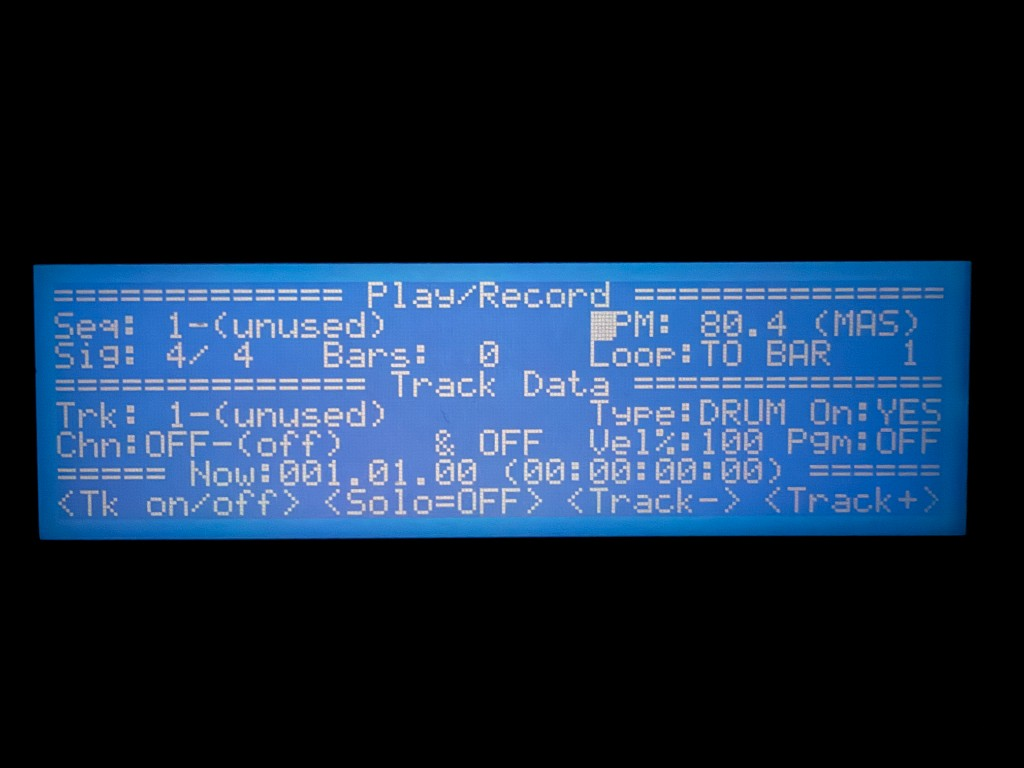
#> input picture emu/font/lcd_play_record.jpg, 1024 x 768 px
$ python homog_fit.py
#> lines starting #> are read from the running program, lines starting #| are printed output that depends on the picture; after the words box and inside, x2 and y2 are one past the last pixel; in counts of white or black regions, pixels touching at a corner belong together
### emu/font/fit_grid.py
"""Fit the 240x64 LC7981 pixel lattice onto a photo of the glass.

Model: photo = origin + u * pitch_x * (cos t, sin t) + v * pitch_y * (-sin t, cos t),
with (u, v) the LCD pixel centre. Score: separation of samples into two
clusters (lit / unlit), i.e. the grid that samples dot centres, not gaps.
"""

from __future__ import annotations

import json
import sys
from pathlib import Path

import numpy as np
from PIL import Image

W, H = 240, 64


def load(path: Path) -> np.ndarray:
#> called with path = 'lcd_play_record.jpg'
    return np.asarray(Image.open(path).convert("RGB")).astype(float)[:, :, 0]


# [42 lines left out: functions sample, score, fit, not called in this run]


# [10 lines that do not run on import are left out]

### emu/font/homog_fit.py
"""Homography + radial k1 fit of LCD (u, v) -> photo (x, y) from dot centres.

Verification is independent of the fit objective: every '=' cell in text rows
0, 3 and 6 of the Play/Record screen must read as the same 5x8 bitmap.
"""

import json

import numpy as np
from PIL import Image

from fit_grid import H, W, load


def box3(a):
    p = np.pad(a, 1, mode="edge")
    return sum(p[i:i + a.shape[0], j:j + a.shape[1]] for i in range(3) for j in range(3)) / 9


def dots(a, thr):
    s = box3(a)
    core = s[2:-2, 2:-2]
    is_max = np.ones_like(core, bool)
    for di in range(-2, 3):
        for dj in range(-2, 3):
            if di or dj:
                is_max &= core >= s[2 + di:s.shape[0] - 2 + di, 2 + dj:s.shape[1] - 2 + dj]
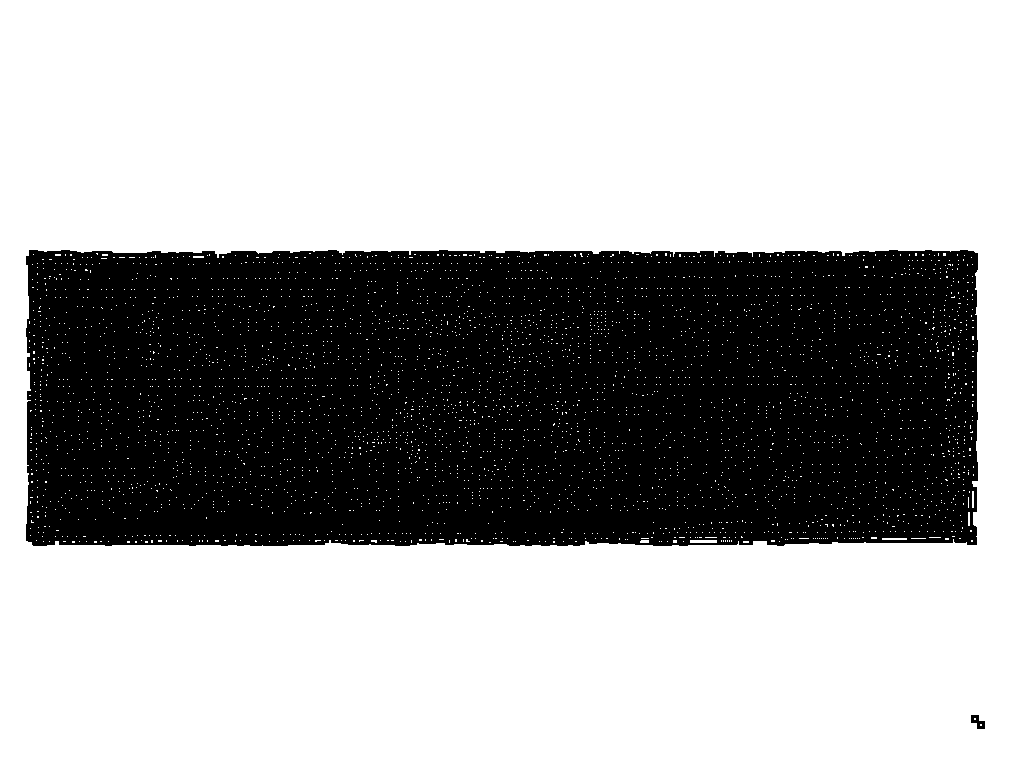
#> is_max: shape (764, 1020) bool; 64.9% white; 2 black regions, box (x1, y1, x2, y2) and area: (26, 250, 978, 546) 273034, (971, 715, 985, 729) 116
    ys, xs = np.nonzero(is_max & (core > thr))
#> ys = 1384 values from 281 to 512; xs = 1384 values, max 870 at index 267, min 61 at index 1072, mean 464.2
    ys, xs = ys + 2, xs + 2
#> ys = 1384 values from 283 to 514; xs = 1384 values, max 872 at index 267, min 63 at index 1072, mean 466.2
    # sub-pixel centroid over 3x3
    out = []
    for y, x in zip(ys, xs):
        w = np.clip(a[y - 1:y + 2, x - 1:x + 2] - thr, 0, None)
        if w.sum() <= 0:
            continue
        gy, gx = np.mgrid[-1:2, -1:2]
        out.append((x + (w * gx).sum() / w.sum(), y + (w * gy).sum() / w.sum()))
#> this loop made 1384 passes
#> (y, x, w) on passes 1 to 3: (283, 370, [[68, 72, 63], [107, 113, 95], [96, 98, 80]]), (283, 373, [[73, 80, 77], [105, 113, 109], [86, 97, 91]]), (283, 377, [[78, 80, 71], [102, 107, 101], [75, 82, 84]])
#> after the loop, out = 1384 pairs, first value 63.05 to 872.6, second value 283 to 513.5
    return np.array(out)


img = load("lcd_play_record.jpg")
pts = dots(img, thr=130)
#> pts has the same summary as out in dots
x0, y0, px, py, t = json.load(open("grid.json"))["params"]
#> (reads emu/font/grid.json from the repository)
CX, CY = img.shape[1] / 2, img.shape[0] / 2
#> CX = 512; CY = 384


def project(h, k1, u, v):
    d = h[6] * u + h[7] * v + 1
    x = (h[0] * u + h[1] * v + h[2]) / d
    y = (h[3] * u + h[4] * v + h[5]) / d
    r2 = ((x - CX) ** 2 + (y - CY) ** 2) / CX ** 2
    return CX + (x - CX) * (1 + k1 * r2), CY + (y - CY) * (1 + k1 * r2)


def undistort(k1, x, y):
    xu, yu = x.copy(), y.copy()
    for _ in range(10):
        r2 = ((xu - CX) ** 2 + (yu - CY) ** 2) / CX ** 2
        xu = CX + (x - CX) / (1 + k1 * r2)
        yu = CY + (y - CY) / (1 + k1 * r2)
    return xu, yu


def dlt(u, v, x, y):
    A = np.zeros((2 * len(u), 8))
    b = np.concatenate([x, y])
    n = len(u)
    A[:n, 0], A[:n, 1], A[:n, 2] = u, v, 1
    A[:n, 6], A[:n, 7] = -u * x, -v * x
    A[n:, 3], A[n:, 4], A[n:, 5] = u, v, 1
    A[n:, 6], A[n:, 7] = -u * y, -v * y
    return np.linalg.lstsq(A, b, rcond=None)[0]


def invert(h, k1, x, y):
    xu, yu = undistort(k1, x, y)
    Hm = np.append(h, 1).reshape(3, 3)
    q = np.linalg.solve(Hm, np.stack([xu, yu, np.ones_like(xu)]))
    return q[0] / q[2], q[1] / q[2]


def fit(k1, u_off=0.0):
    c, s = np.cos(t), np.sin(t)
    dx, dy = pts[:, 0] - x0, pts[:, 1] - y0
    u = (dx * c + dy * s) / px + u_off
    v = (-dx * s + dy * c) / py
    h = None
    for _ in range(10):
        ui, vi = np.floor(u), np.floor(v)
        ok = ((ui >= 0) & (ui < W) & (vi >= 0) & (vi < H)
              & (np.abs(u - ui - 0.5) < 0.35) & (np.abs(v - vi - 0.5) < 0.35))
        xu, yu = undistort(k1, pts[ok, 0], pts[ok, 1])
        h = dlt(ui[ok] + 0.5, vi[ok] + 0.5, xu, yu)
        u, v = invert(h, k1, pts[:, 0], pts[:, 1])
    ui, vi = np.floor(u), np.floor(v)
    ok = (np.abs(u - ui - 0.5) < 0.35) & (np.abs(v - vi - 0.5) < 0.35)
    px_, py_ = project(h, k1, ui[ok] + 0.5, vi[ok] + 0.5)
    rms = np.sqrt(((px_ - pts[ok, 0]) ** 2 + (py_ - pts[ok, 1]) ** 2).mean())
    return h, rms, ok.sum()


def sample(h, k1):
    U, V = np.meshgrid(np.arange(W) + 0.5, np.arange(H) + 0.5)
    X, Y = project(h, k1, U, V)
    xi, yi = np.floor(X).astype(int), np.floor(Y).astype(int)
    fx, fy = X - xi, Y - yi
    return ((1 - fx) * (1 - fy) * img[yi, xi] + fx * (1 - fy) * img[yi, xi + 1]
            + (1 - fx) * fy * img[yi + 1, xi] + fx * fy * img[yi + 1, xi + 1])


def eq_check(bits):
    """Return (#cells matching the modal '=' bitmap, #'=' cells), with best cell phase."""
    best = (0, 0, 0)
    for phase in range(6):
        cells = []
        for row in (0, 3, 6):
            band = bits[row * 8:row * 8 + 8]
            for c in range(40):
                u0 = c * 6 + phase
                if u0 + 6 <= W:
                    cells.append(band[:, u0:u0 + 6].tobytes())
        # '=' cells are the most common non-blank cell in these rows
        vals, counts = np.unique([x for x in cells if any(x)], return_counts=True)
        if len(vals) and counts.max() > best[0]:
            best = (int(counts.max()), len(cells), phase)
    return best


results = []
for k1 in np.arange(-0.06, 0.061, 0.01):
    for u_off in (-1, 0, 1):
        h, rms, n = fit(k1, u_off)
        vals = sample(h, k1)
        thr = 0.5 * (np.percentile(vals, 5) + np.percentile(vals, 95))
        m, total, phase = eq_check(vals >= thr)
        results.append((m, -rms, k1, u_off, phase, n, h))
        print(f"k1={k1:+.2f} u_off={u_off:+d} rms={rms:.3f} used={n} '=' match {m}/{total} phase={phase}")
#> this loop made 13 passes
#> pass 1, in project (call 2), `d = h[6] * u + h[7] * v + 1`:
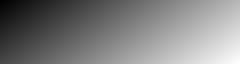
#> d: shape (64, 240) float64; min 1, max 1.04, mean 1.02; drawn with min black and max white

m, nrms, k1, u_off, phase, n, h = max(results, key=lambda r: (r[0], r[1]))
print(f"best: k1={k1:+.2f} u_off={u_off} rms={-nrms:.3f} '=' matches={m} phase={phase}")
#| best: k1=+0.01 u_off=0 rms=0.720 '=' matches=36 phase=0
vals = sample(h, k1)
#> in sample (call 40), `xi, yi = np.floor(X).astype(int), np.floor(Y).astype(int)`:
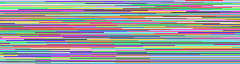
#> yi: shape (64, 240) int64; 238 distinct labels, from 276 to 513; one colour per label, 0 black
#> in sample (call 40), `fx, fy = X - xi, Y - yi`:
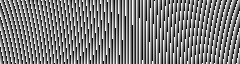
#> fx: shape (64, 240) float64; min 9.28e-05, max 1, mean 0.5
#> in sample (call 40), `fx, fy = X - xi, Y - yi`:
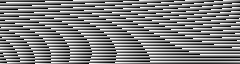
#> fy: shape (64, 240) float64; min 2.65e-05, max 1, mean 0.498
#> in sample (call 40), `return ((1 - fx) * (1 - fy) * img[yi, xi] + fx * (1 - fy) * img[yi, xi..`:
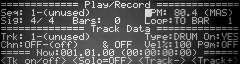
#> returned value: shape (64, 240) float64; min 0, max 240.5, mean 80.8
thr = 0.5 * (np.percentile(vals, 5) + np.percentile(vals, 95))
bits = vals >= thr
#> bits: shape (64, 240) bool; 19% white in thin lines or dots
np.save("bits.npy", bits)
np.save("vals.npy", vals)
json.dump({"h": h.tolist(), "k1": k1, "phase": phase, "thr": thr}, open("homog.json", "w"))
Image.fromarray((bits * 255).astype(np.uint8)).resize((960, 256), Image.NEAREST).save("recovered_h.png")
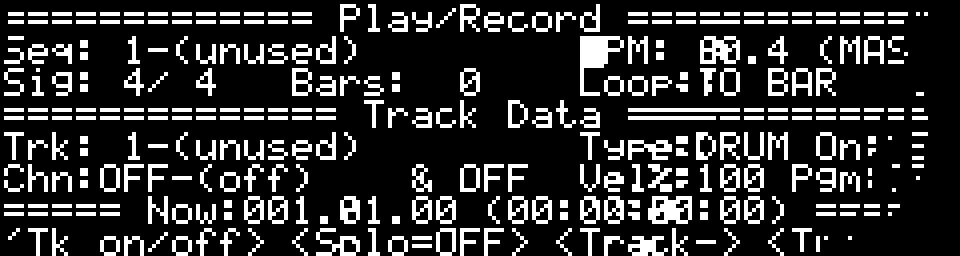
#> saved as recovered_h.png: PIL image 960x256 L; 19% white; 322 white regions (10 under 20 px), largest, box (x1, y1, x2, y2) and area: (580, 36, 624, 96) 1184, (648, 196, 692, 224) 848, (700, 36, 740, 64) 704
